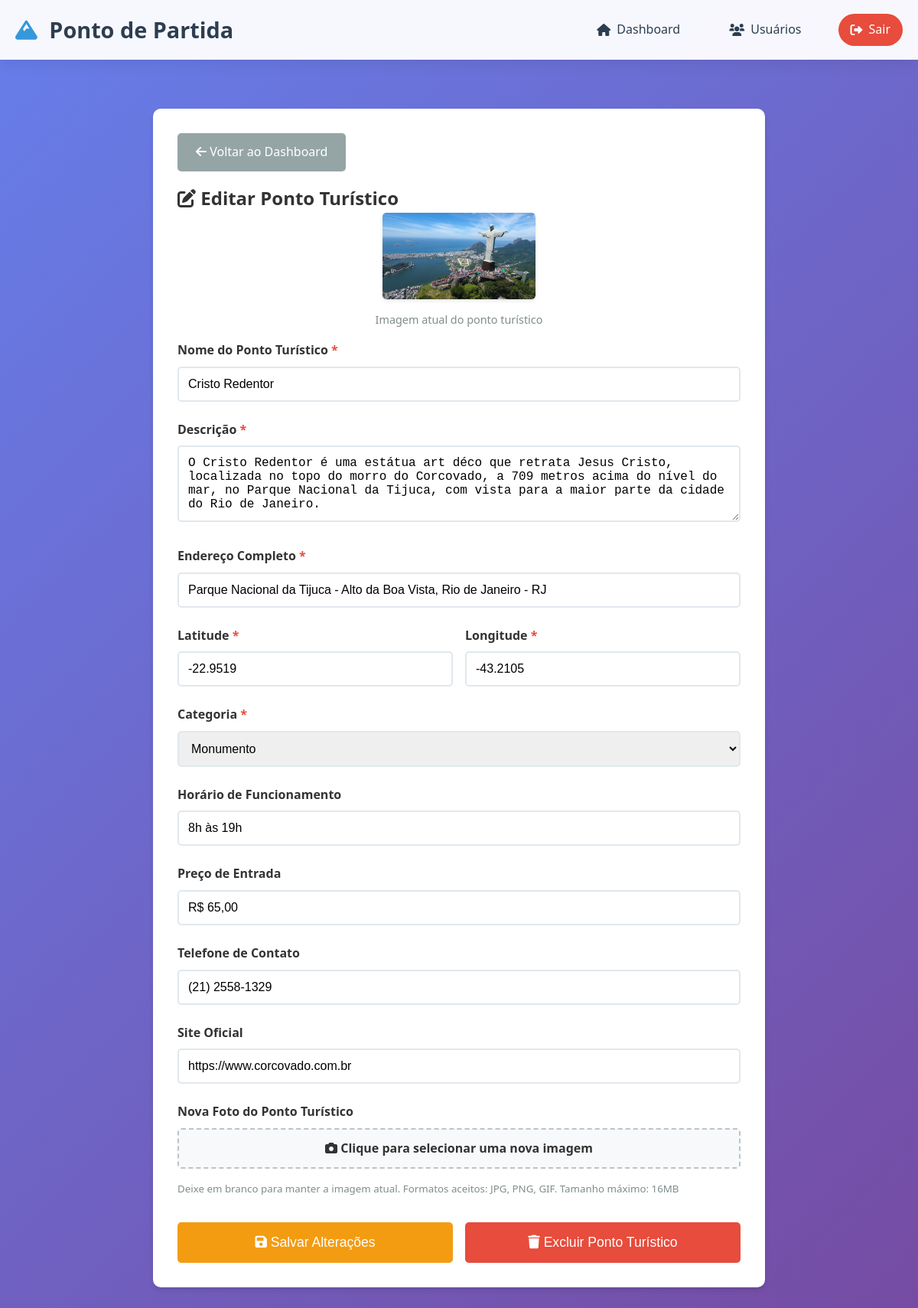
The page /admin/editar_ponto/1 (signed in) on the database its author committed.
### tables this page shows
CREATE TABLE pontos_turisticos (
        id INTEGER PRIMARY KEY AUTOINCREMENT,
        nome TEXT NOT NULL UNIQUE,
        descricao TEXT NOT NULL,
        endereco TEXT NOT NULL,
        latitude REAL NOT NULL,
        longitude REAL NOT NULL,
        imagem TEXT,
        categoria TEXT,
        horario_funcionamento TEXT,
        preco_entrada TEXT,
        telefone_contato TEXT,
        site_oficial TEXT,
        data_cadastro TIMESTAMP DEFAULT CURRENT_TIMESTAMP
    );

### BUILD-Site_Turismo/BUILD-Site_Turismo/main.py (the view, shortened to what this page needs)
@app.route('/admin/editar_ponto/<int:ponto_id>', methods=['GET', 'POST'])
def editar_ponto(ponto_id):
    if not is_logged_in() or not session.get('is_admin'):
        return redirect(url_for('home'))
    conn = get_connection()
    cursor = conn.cursor()
    cursor.execute('SELECT * FROM pontos_turisticos WHERE id = ?', (ponto_id,))
    ponto = cursor.fetchone()
    conn.close()
    if not ponto:
        flash("Ponto turístico não encontrado!")
        return redirect(url_for('dashboard'))
    ponto_data = {
        'id': ponto[0],
        'nome': ponto[1],
        'descricao': ponto[2],
        'endereco': ponto[3],
        'latitude': ponto[4],
        'longitude': ponto[5],
        'imagem': ponto[6],
        'categoria': ponto[7],
        'horario_funcionamento': ponto[8],
        'preco_entrada': ponto[9],
        'telefone_contato': ponto[10],
        'site_oficial': ponto[11]
    }
    return render_template('editar_ponto.html', ponto=ponto_data)

### BUILD-Site_Turismo/BUILD-Site_Turismo/database.py (called while the page is built)
def get_connection():
    return sqlite3.connect('turismo.db')

### BUILD-Site_Turismo/BUILD-Site_Turismo/main.py (called while the page is built)
def is_logged_in():
    return 'user_id' in session

### BUILD-Site_Turismo/BUILD-Site_Turismo/templates/editar_ponto.html (shortened to what this page needs)
<!DOCTYPE html>
<html lang="pt-br">
<head>
    <link rel="stylesheet" href="/static/css/dashboard.css">
    <link href="https://cdnjs.cloudflare.com/ajax/libs/font-awesome/6.0.0/css/all.min.css" rel="stylesheet">
</head>
<body>
    <header class="header">
        <div class="container">
            <div class="logo">
                <h1><i class="fas fa-mountain"></i> Ponto de Partida</h1>
            </div>
            <nav class="nav">
                <a href="/dashboard" class="nav-link">
                    <i class="fas fa-home"></i> Dashboard
                </a>
                <a href="/adm" class="nav-link">
                    <i class="fas fa-users"></i> Usuários
                </a>
                <a href="/logout" class="nav-link logout">
                    <i class="fas fa-sign-out-alt"></i> Sair
                </a>
            </nav>
        </div>
    </header>
    <main class="main">
        <div class="admin-container">
            <a href="/dashboard" class="btn-back">
                <i class="fas fa-arrow-left"></i> Voltar ao Dashboard
            </a>
            <h2><i class="fas fa-edit"></i> Editar Ponto Turístico</h2>
            <div class="current-image">
                <img src="/static/uploads/{{ ponto.imagem }}" alt="{{ ponto.nome }}" onerror="this.src='/static/css/imagens/default.jpg'">
                <p>Imagem atual do ponto turístico</p>
            </div>
            <form method="post" enctype="multipart/form-data">
                <div class="form-group">
                    <label for="nome">Nome do Ponto Turístico <span class="required">*</span></label>
                    <input type="text" id="nome" name="nome" value="{{ ponto.nome }}" required>
                </div>
                <div class="form-group">
                    <label for="descricao">Descrição <span class="required">*</span></label>
                    <textarea id="descricao" name="descricao" required>{{ ponto.descricao }}</textarea>
                </div>
                <div class="form-group">
                    <label for="endereco">Endereço Completo <span class="required">*</span></label>
                    <input type="text" id="endereco" name="endereco" value="{{ ponto.endereco }}" required>
                </div>
                <div class="form-row">
                    <div class="form-group">
                        <label for="latitude">Latitude <span class="required">*</span></label>
                        <input type="number" id="latitude" name="latitude" step="any" value="{{ ponto.latitude }}" required>
                    </div>
                    <div class="form-group">
                        <label for="longitude">Longitude <span class="required">*</span></label>
                        <input type="number" id="longitude" name="longitude" step="any" value="{{ ponto.longitude }}" required>
                    </div>
                </div>
                <div class="form-group">
                    <label for="categoria">Categoria <span class="required">*</span></label>
                    <select id="categoria" name="categoria" required>
                        <option value="Monumento" {% if ponto.categoria == 'Monumento' %}selected{% endif %}>Monumento</option>
                    </select>
                </div>
                <div class="form-group">
                    <label for="horario_funcionamento">Horário de Funcionamento</label>
                    <input type="text" id="horario_funcionamento" name="horario_funcionamento"
                           value="{{ ponto.horario_funcionamento or '' }}"
                           placeholder="Ex: Diariamente das 8h às 18h">
                </div>
                <div class="form-group">
                    <label for="preco_entrada">Preço de Entrada</label>
                    <input type="text" id="preco_entrada" name="preco_entrada"
                           value="{{ ponto.preco_entrada or '' }}"
                           placeholder="Ex: R$ 50,00 ou Gratuito">
                </div>
                <div class="form-group">
                    <label for="telefone_contato">Telefone de Contato</label>
                    <input type="text" id="telefone_contato" name="telefone_contato"
                           value="{{ ponto.telefone_contato or '' }}"
                           placeholder="Ex: (11) 1234-5678">
                </div>
                <div class="form-group">
                    <label for="site_oficial">Site Oficial</label>
                    <input type="url" id="site_oficial" name="site_oficial"
                           value="{{ ponto.site_oficial or '' }}"
                           placeholder="Ex: https://www.exemplo.com.br">
                </div>
                <div class="form-group">
                    <label for="imagem">Nova Foto do Ponto Turístico</label>
                    <div class="file-input">
                        <label for="imagem" class="file-input-label">
                            <i class="fas fa-camera"></i> Clique para selecionar uma nova imagem
                        </label>
                    </div>
                    <small style="color: #7f8c8d; margin-top: 0.5rem; display: block;">
                        Deixe em branco para manter a imagem atual. Formatos aceitos: JPG, PNG, GIF. Tamanho máximo: 16MB
                    </small>
                </div>
                <div class="form-actions">
                    <button type="submit" class="btn-submit">
                        <i class="fas fa-save"></i> Salvar Alterações
                    </button>
                    <button type="button" class="btn-delete" onclick="confirmarExclusao()">
                        <i class="fas fa-trash"></i> Excluir Ponto Turístico
                    </button>
                </div>
            </form>
        </div>
    </main>
</body>
</html>

### BUILD-Site_Turismo/BUILD-Site_Turismo/static/css/dashboard.css (style rules this page uses)
* { margin: 0; padding: 0; box-sizing: border-box; }
body { font-family: 'Segoe UI', Tahoma, Geneva, Verdana, sans-serif; line-height: 1.6; color: #333; background: linear-gradient(135deg, #667eea 0%, #764ba2 100%); min-height: 100vh; }
.container { max-width: 1200px; margin: 0 auto; padding: 0 20px; }
.header { background: rgba(255, 255, 255, 0.95); backdrop-filter: blur(10px); box-shadow: 0 2px 20px rgba(0, 0, 0, 0.1); position: sticky; top: 0; z-index: 1000; }
.header .container { display: flex; justify-content: space-between; align-items: center; padding: 1rem 20px; }
.logo h1 { color: #2c3e50; font-size: 1.8rem; font-weight: 700; }
.logo i { color: #3498db; margin-right: 0.5rem; }
.nav { display: flex; gap: 2rem; }
.nav-link { text-decoration: none; color: #2c3e50; font-weight: 500; padding: 0.5rem 1rem; border-radius: 25px; transition: all 0.3s ease; display: flex; align-items: center; gap: 0.5rem; }
.nav-link.logout { background: #e74c3c; color: white; }
.main { padding: 2rem 0; min-height: calc(100vh - 200px); }

### BUILD-Site_Turismo/BUILD-Site_Turismo/templates/editar_ponto.html (style rules this page uses)
.admin-container { max-width: 800px; margin: 2rem auto; padding: 2rem; background: white; border-radius: 10px; box-shadow: 0 4px 6px rgba(0, 0, 0, 0.1); }
.form-group { margin-bottom: 1.5rem; }
.form-group label { display: block; margin-bottom: 0.5rem; font-weight: 600; color: #333; }
.form-group input, .form-group textarea, .form-group select { width: 100%; padding: 0.75rem; border: 2px solid #e1e8ed; border-radius: 5px; font-size: 1rem; transition: border-color 0.3s; }
.form-group textarea { resize: vertical; min-height: 100px; }
.form-row { display: grid; grid-template-columns: 1fr 1fr; gap: 1rem; }
.btn-submit { background: #f39c12; color: white; padding: 1rem 2rem; border: none; border-radius: 5px; font-size: 1.1rem; cursor: pointer; transition: background 0.3s; width: 100%; }
.btn-back { background: #95a5a6; color: white; padding: 0.75rem 1.5rem; text-decoration: none; border-radius: 5px; display: inline-block; margin-bottom: 1rem; transition: background 0.3s; }
.required { color: #e74c3c; }
.file-input { position: relative; display: inline-block; cursor: pointer; width: 100%; }
.file-input-label { display: block; padding: 0.75rem; border: 2px dashed #bdc3c7; border-radius: 5px; text-align: center; background: #f8f9fa; transition: all 0.3s; }
.current-image { margin-bottom: 1rem; text-align: center; }
.current-image img { max-width: 200px; max-height: 150px; border-radius: 5px; box-shadow: 0 2px 4px rgba(0, 0, 0, 0.1); }
.current-image p { margin-top: 0.5rem; color: #7f8c8d; font-size: 0.9rem; }
.form-actions { display: flex; gap: 1rem; margin-top: 2rem; }
.btn-delete { background: #e74c3c; color: white; padding: 1rem 2rem; border: none; border-radius: 5px; font-size: 1.1rem; cursor: pointer; transition: background 0.3s; flex: 1; }
.btn-submit { flex: 1; }

### rows shown on the page
pontos_turisticos: imagem (picture), nome "Cristo Redentor", descricao "O Cristo Redentor é uma estátua art déco que retrata Jesus Cristo, localizada no topo do morro do Corcovado, a 709 metros acima do nível do mar, no Parque Nacional da Tijuca, com vista para a maior parte da cidade do Rio de Janeiro.", endereco "Parque Nacional da Tijuca - Alto da Boa Vista, Rio de Janeiro - RJ", latitude "-22.9519", longitude "-43.2105", categoria "Monumento", horario_funcionamento "8h às 19h", preco_entrada "R$ 65,00", telefone_contato "(21) 2558-1329", site_oficial "https://www.corcovado.com.br"
